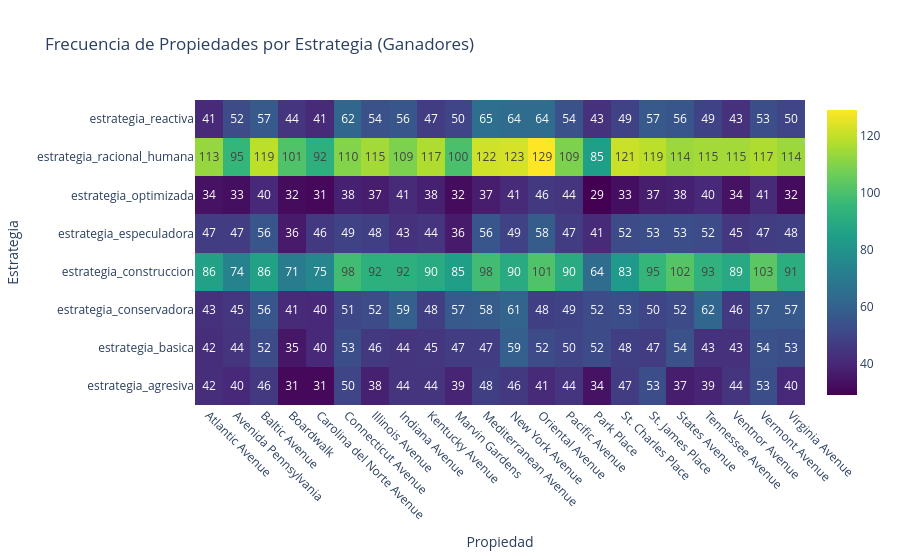

Write notebook code for a chart like this one.
### Code cell
fig6.show()

### Figure 1 — Plotly figure (JSON) as saved in the notebook; plotly's stock layout.template omitted (floating-point values rounded to 4 significant figures; data arrays with more than 128 entries replaced by an {"elided": "..."} marker saying what was removed)
{"data": [{"colorscale": [[0, "#440154"], [0.1111, "#482878"], [0.2222, "#3e4989"], [0.3333, "#31688e"], [0.4444, "#26828e"], [0.5556, "#1f9e89"], [0.6667, "#35b779"], [0.7778, "#6ece58"], [0.8889, "#b5de2b"], [1, "#fde725"]], "hoverinfo": "x+y+z", "text": {"elided": "8x22 str values"}, "texttemplate": "%{text}", "type": "heatmap", "x": ["Atlantic Avenue", "Avenida Pennsylvania", "Baltic Avenue", "Boardwalk", "Carolina del Norte Avenue", "Connecticut Avenue", "Illinois Avenue", "Indiana Avenue", "Kentucky Avenue", "Marvin Gardens", "Mediterranean Avenue", "New York Avenue", "Oriental Avenue", "Pacific Avenue", "Park Place", "St. Charles Place", "St. James Place", "States Avenue", "Tennessee Avenue", "Ventnor Avenue", "Vermont Avenue", "Virginia Avenue"], "y": ["estrategia_agresiva", "estrategia_basica", "estrategia_conservadora", "estrategia_construccion", "estrategia_especuladora", "estrategia_optimizada", "estrategia_racional_humana", "estrategia_reactiva"], "z": {"elided": "8x22 int values"}}], "layout": {"title": {"text": "Frecuencia de Propiedades por Estrategia (Ganadores)"}, "xaxis": {"tickangle": 45, "title": {"text": "Propiedad"}}, "yaxis": {"title": {"text": "Estrategia"}}}}
